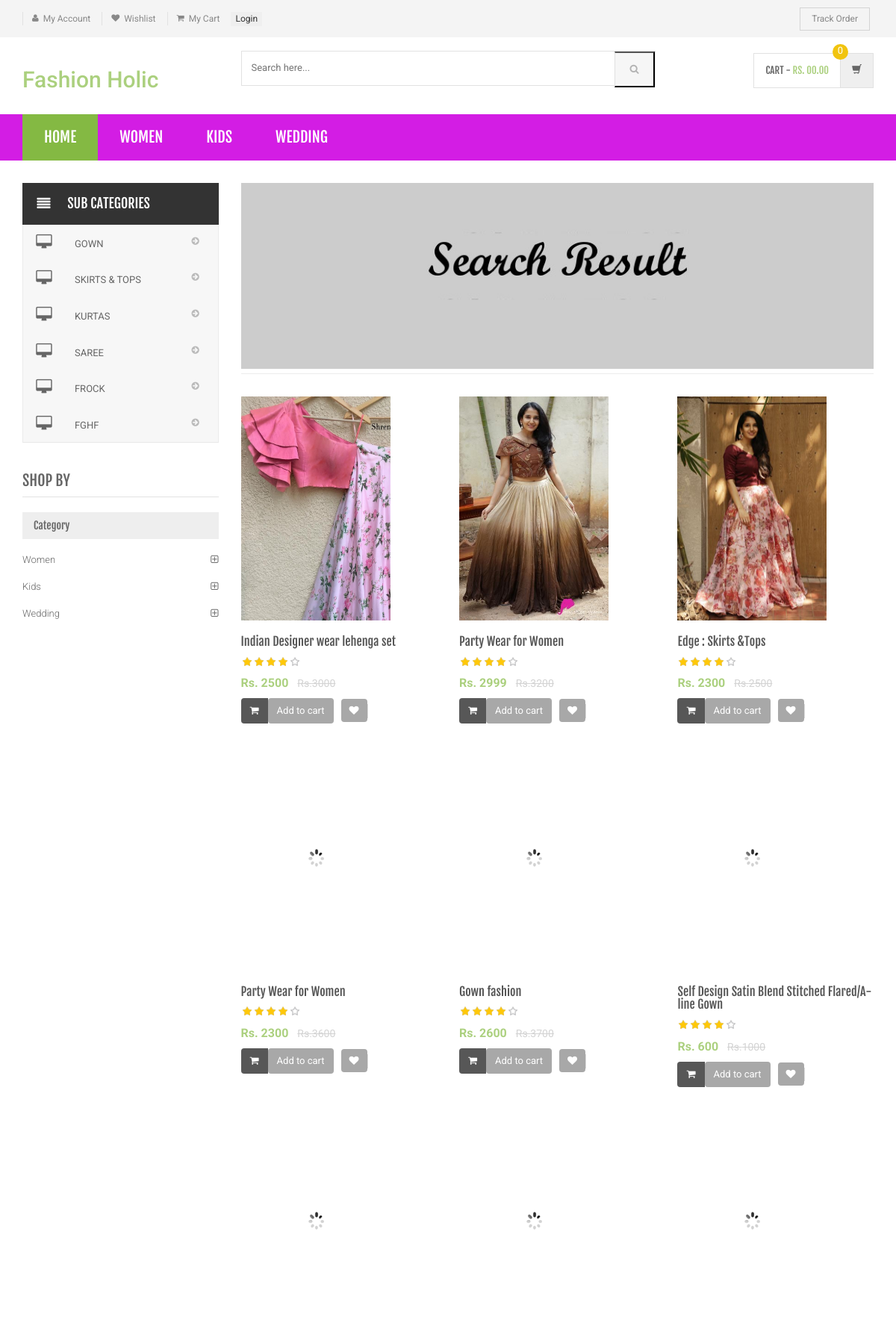
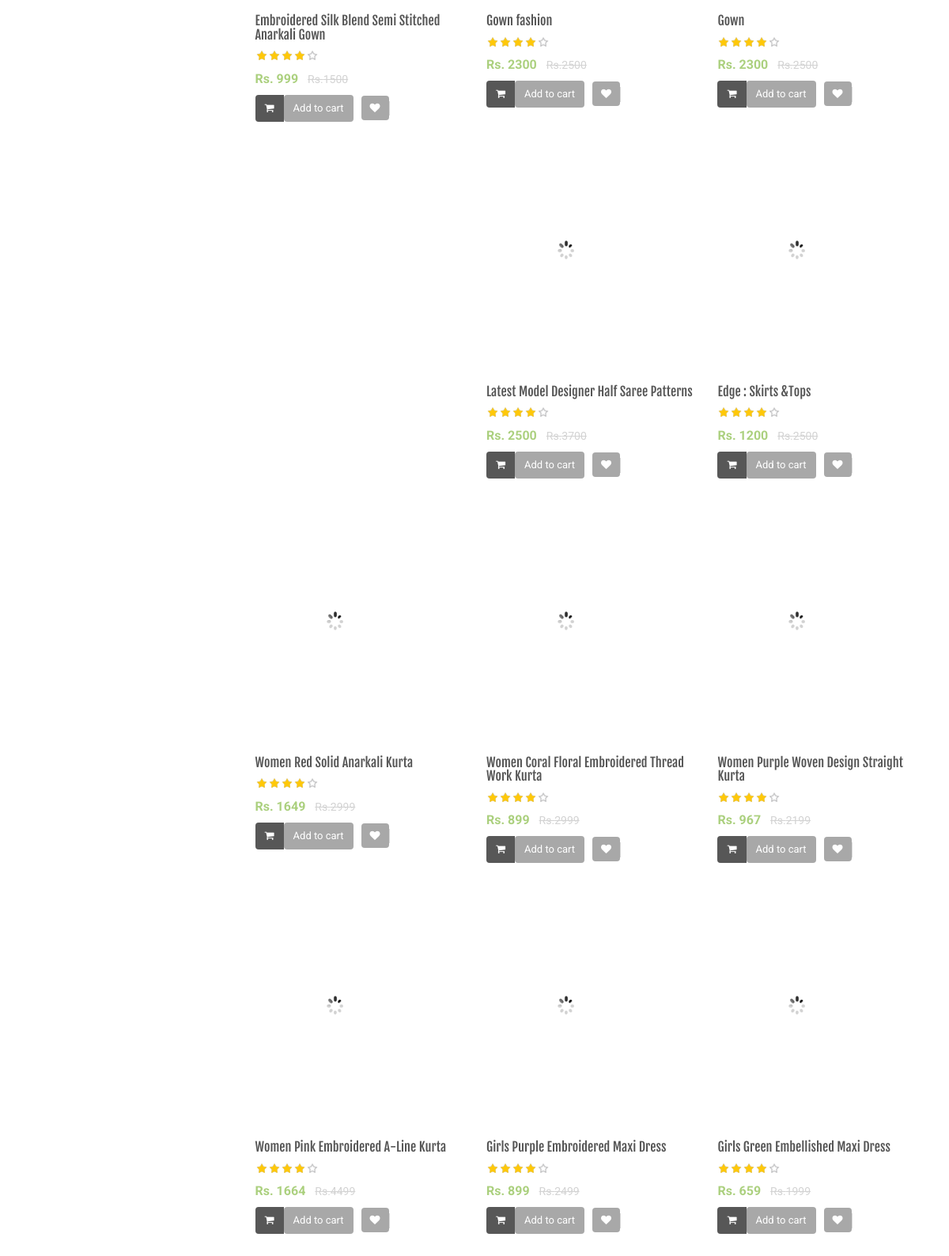
Screenshot of /search-result.php (upper part) with the database file from the repository (2 pictures, top to bottom).
### tables this page shows
CREATE TABLE `category` (
  `id` int(11) NOT NULL,
  `categoryName` varchar(255) DEFAULT NULL,
  `categoryDescription` longtext DEFAULT NULL,
  `creationDate` timestamp NOT NULL DEFAULT current_timestamp(),
  `updationDate` varchar(255) DEFAULT NULL
);

CREATE TABLE `subcategory` (
  `id` int(11) NOT NULL,
  `categoryid` int(11) DEFAULT NULL,
  `subcategory` varchar(255) DEFAULT NULL,
  `creationDate` timestamp NULL DEFAULT current_timestamp(),
  `updationDate` varchar(255) DEFAULT NULL
);

CREATE TABLE `products` (
  `id` int(11) NOT NULL,
  `category` int(11) NOT NULL,
  `subCategory` int(11) DEFAULT NULL,
  `productName` varchar(255) DEFAULT NULL,
  `productCompany` varchar(255) DEFAULT NULL,
  `productPrice` int(11) DEFAULT NULL,
  `productPriceBeforeDiscount` int(11) DEFAULT NULL,
  `productDescription` longtext DEFAULT NULL,
  `productImage1` varchar(255) DEFAULT NULL,
  `productImage2` varchar(255) DEFAULT NULL,
  `productImage3` varchar(255) DEFAULT NULL,
  `shippingCharge` int(11) DEFAULT NULL,
  `productAvailability` varchar(255) DEFAULT NULL,
  `postingDate` timestamp NULL DEFAULT current_timestamp(),
  `updationDate` varchar(255) DEFAULT NULL
);

### search-result.php (the view, shortened to what this page needs)
<?php
include('includes/config.php');
$find="%{$_POST['product']}%";
?>
<!DOCTYPE html>
<html lang="en">
	<head>
	    <link rel="stylesheet" href="assets/css/bootstrap.min.css">
	    <link rel="stylesheet" href="assets/css/main.css">
	    <link rel="stylesheet" href="assets/css/green.css">
	    <link rel="stylesheet" href="assets/css/owl.carousel.css">
		<link rel="stylesheet" href="assets/css/owl.transitions.css">
		<link href="assets/css/lightbox.css" rel="stylesheet">
		<link rel="stylesheet" href="assets/css/animate.min.css">
		<link rel="stylesheet" href="assets/css/rateit.css">
		<link rel="stylesheet" href="assets/css/bootstrap-select.min.css">
		<link rel="stylesheet" href="assets/css/config.css">
		<link href="assets/css/green.css" rel="alternate stylesheet" title="Green color">
		<link href="assets/css/blue.css" rel="alternate stylesheet" title="Blue color">
		<link href="assets/css/red.css" rel="alternate stylesheet" title="Red color">
		<link href="assets/css/orange.css" rel="alternate stylesheet" title="Orange color">
		<link href="assets/css/dark-green.css" rel="alternate stylesheet" title="Darkgreen color">
		<link rel="stylesheet" href="assets/css/font-awesome.min.css">
	</head>
    <body class="cnt-home">
<header class="header-style-1">
<?php include('includes/top-header.php');?>
<?php include('includes/main-header.php');?>
<?php include('includes/menu-bar.php');?>
</header>
<div class="body-content outer-top-xs">
	<div class='container'>
		<div class='row outer-bottom-sm'>
			<div class='col-md-3 sidebar'>
<div class="side-menu animate-dropdown outer-bottom-xs">
<div class="side-menu animate-dropdown outer-bottom-xs">
    <div class="head"><i class="icon fa fa-align-justify fa-fw"></i>Sub Categories</div>
    <nav class="yamm megamenu-horizontal" role="navigation">
        <ul class="nav">
            <li class="dropdown menu-item">
              <?php $sql=mysqli_query($con,"select id,subcategory  from subcategory");
while($row=mysqli_fetch_array($sql))
{
    ?>
                <a href="sub-category.php?scid=<?php echo $row['id'];?>" class="dropdown-toggle"><i class="icon fa fa-desktop fa-fw"></i>
                <?php echo $row['subcategory'];?></a>
                <?php }?>
</li>
</ul>
    </nav>
</div>
</div>
	            <div class="sidebar-module-container">
	            	<h3 class="section-title">shop by</h3>
	            	<div class="sidebar-filter">
<div class="sidebar-widget wow fadeInUp outer-bottom-xs ">
	<div class="widget-header m-t-20">
		<h4 class="widget-title">Category</h4>
	</div>
	<div class="sidebar-widget-body m-t-10">
	         <?php $sql=mysqli_query($con,"select id,categoryName  from category");
while($row=mysqli_fetch_array($sql))
{
    ?>
		<div class="accordion">
	    	<div class="accordion-group">
	            <div class="accordion-heading">
	                <a href="category.php?cid=<?php echo $row['id'];?>"  class="accordion-toggle collapsed">
	                   <?php echo $row['categoryName'];?>
	                </a>
	            </div>
	        </div>
	    </div>
	    <?php } ?>
	</div>
</div>
	            	</div>
	            </div>
            </div>
			<div class='col-md-9'>
	<div id="category" class="category-carousel hidden-xs">
		<div class="item">
			<div class="image">
				<img src="assets/images/banners/cat-banner-3.jpg" alt="" class="img-responsive">
			</div>
		</div>
</div>
				<div class="search-result-container">
					<div id="myTabContent" class="tab-content">
						<div class="tab-pane active " id="grid-container">
							<div class="category-product  inner-top-vs">
								<div class="row">
			<?php
$ret=mysqli_query($con,"select * from products where productName like '$find'");
$num=mysqli_num_rows($ret);
if($num>0)
{
while ($row=mysqli_fetch_array($ret))
{?>
		<div class="col-sm-6 col-md-4 wow fadeInUp">
			<div class="products">
	<div class="product">
		<div class="product-image">
			<div class="image">
				<a href="product-details.php?pid=<?php echo htmlentities($row['id']);?>"><img  src="assets/images/blank.gif" data-echo="admin/productimages/<?php echo htmlentities($row['id']);?>/<?php echo htmlentities($row['productImage1']);?>" alt="" width="200" height="300"></a>
			</div>
		</div>
		<div class="product-info text-left">
			<h3 class="name"><a href="product-details.php?pid=<?php echo htmlentities($row['id']);?>"><?php echo htmlentities($row['productName']);?></a></h3>
			<div class="rating rateit-small"></div>
			<div class="product-price">
				<span class="price">
					Rs. <?php echo htmlentities($row['productPrice']);?>			</span>
										     <span class="price-before-discount">Rs.<?php echo htmlentities($row['productPriceBeforeDiscount']);?></span>
			</div>
		</div>
					<div class="cart clearfix animate-effect">
				<div class="action">
					<ul class="list-unstyled">
						<li class="add-cart-button btn-group">
					<?php if($row['productAvailability']=='In Stock'){?>
										<button class="btn btn-primary icon" data-toggle="dropdown" type="button">
								<i class="fa fa-shopping-cart"></i>
							</button>
							<a href="category.php?page=product&action=add&id=<?php echo $row['id']; ?>">
							<button class="btn btn-primary" type="button">Add to cart</button></a>
								<?php } else {?>
							<div class="action" style="color:red">Out of Stock</div>
					<?php } ?>
						</li>
		                <li class="lnk wishlist">
							<a class="add-to-cart" href="category.php?pid=<?php echo htmlentities($row['id'])?>&&action=wishlist" title="Wishlist">
								 <i class="icon fa fa-heart"></i>
							</a>
						</li>
					</ul>
				</div>
			</div>
			</div>
			</div>
		</div>
	  <?php } } else {?>
		<div class="col-sm-6 col-md-4 wow fadeInUp"> <h3>No Product Found</h3>
		</div>
<?php } ?>
										</div>
							</div>
						</div>
				</div>
			</div>
		</div></div>
</div>
</div>
</body>
</html>

### includes/menu-bar.php (shortened to what this page needs)
<div class="header-nav animate-dropdown bg-danger" style="background-color:#d31de4;">
    <div class="container">
        <div class="yamm navbar navbar-default" role="navigation">
            <div class="nav-bg-class">
                <div class="navbar-collapse collapse" id="mc-horizontal-menu-collapse">
	<div class="nav-outer" style="color:black;">
		<ul class="nav navbar-nav">
			<li class="active dropdown yamm-fw" >
				<a href="index.php" data-hover="dropdown" class="dropdown-toggle">Home</a>
			</li>
              <?php $sql=mysqli_query($con,"select id,categoryName  from category limit 6");
while($row=mysqli_fetch_array($sql))
{
    ?>
			<li class="dropdown yamm">
				<a href="category.php?cid=<?php echo $row['id'];?>"> <?php echo $row['categoryName'];?></a>
			</li>
			<?php } ?>
		</ul>
		<div class="clearfix"></div>
	</div>
</div>
            </div>
        </div>
    </div>
</div>

### rows the page displays
category: categoryName "WOMEN", categoryName "Women"
category: categoryName "KIDS", categoryName "Kids"
category: categoryName "WEDDING", categoryName "Wedding"
subcategory: subcategory "GOWN"
subcategory: subcategory "SKIRTS & TOPS"
subcategory: subcategory "KURTAS"
subcategory: subcategory "SAREE"
subcategory: subcategory "FROCK"
subcategory: subcategory "FGHF"
products: productImage1 (picture), productName "Indian Designer wear lehenga set", productPrice "2500", productPriceBeforeDiscount "3000"
products: productImage1 (picture), productName "Party Wear for Women", productPrice "2999", productPriceBeforeDiscount "3200"
products: productImage1 (picture), productName "Edge : Skirts &Tops", productPrice "2300", productPriceBeforeDiscount "2500"
products: productName "Party Wear for Women", productPrice "2300", productPriceBeforeDiscount "3600"
products: productName "Gown fashion", productPrice "2600", productPriceBeforeDiscount "3700"
products: productName "Self Design Satin Blend Stitched Flared/A-line Gown", productPrice "600", productPriceBeforeDiscount "1000"
products: productName "Embroidered Silk Blend Semi Stitched Anarkali Gown", productPrice "999", productPriceBeforeDiscount "1500"
products: productName "Gown fashion", productPrice "2300", productPriceBeforeDiscount "2500"
products: productName "Gown", productPrice "2300", productPriceBeforeDiscount "2500"
products: productName "Latest Model Designer Half Saree Patterns", productPrice "2500", productPriceBeforeDiscount "3700"
products: productName "Edge : Skirts &Tops", productPrice "1200", productPriceBeforeDiscount "2500"
products: productName "Women Red Solid Anarkali Kurta", productPrice "1649", productPriceBeforeDiscount "2999"
products: productName "Women Coral Floral Embroidered Thread Work Kurta", productPrice "899", productPriceBeforeDiscount "2999"
products: productName "Women Purple Woven Design Straight Kurta", productPrice "967", productPriceBeforeDiscount "2199"
products: productName "Women Pink Embroidered A-Line Kurta", productPrice "1664", productPriceBeforeDiscount "4499"
products: productName "Girls Purple Embroidered Maxi Dress", productPrice "899", productPriceBeforeDiscount "2499"
products: productName "Girls Green Embellished Maxi Dress", productPrice "659", productPriceBeforeDiscount "1999"
